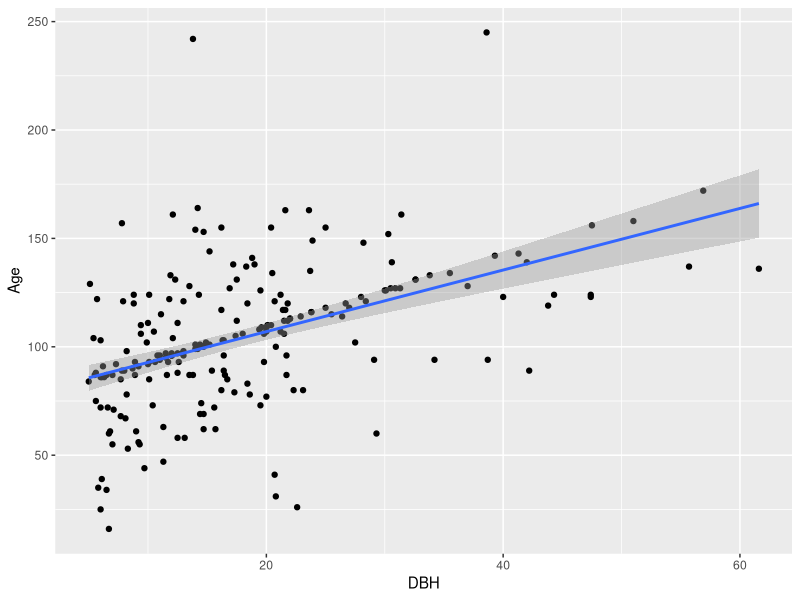
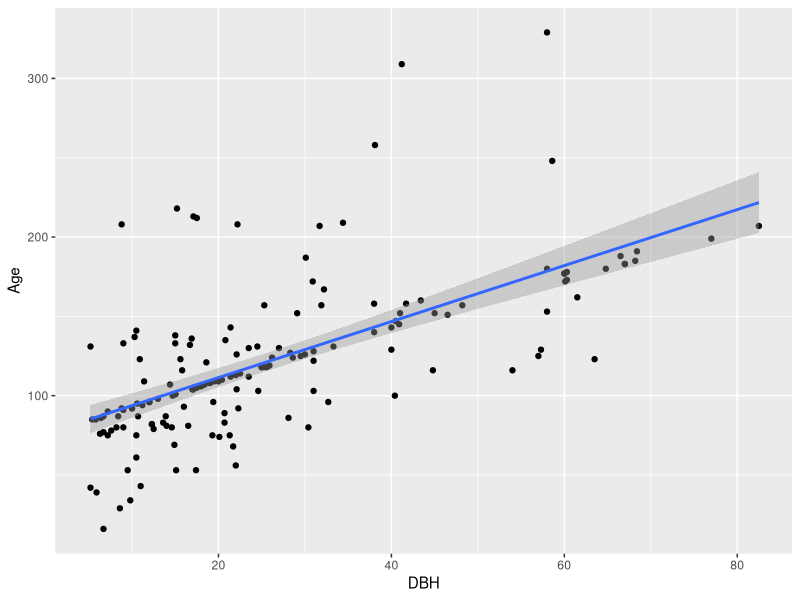

Recreate these plots in R, in order.
library(dplyr)
library(ggplot2)


# treeData <- read.csv("tree_data.csv", header = T)
treeData <- read.csv("AlpineFullTreeData.csv")


## Data from 2013, example reference date is 1960 (53 years ago)

# treeData <- treeData %>%
#   select(Transect..:DBH)
# 
# treeData$DBH <- as.numeric(treeData$DBH)
# treeData$Age <- as.numeric(treeData$Age)
# treeData$Species <- trimws(treeData$Species)
# 
# # or use treeData$Species[treeData$Species == "ABBI "] <- "ABBI"
# 
# treeData$Species <- toupper(treeData$Species)
# 
# 
# unique(treeData$Species)


# Code not for by species
# lm <- lm(data = treeData, formula = Age ~ DBH)
# 
# summary(lm)
# coefficients(lm)
# coefficients(lm)[1]
# coefficients(lm)[2]
# 
# 
# AgeDBHplot <- ggplot(data = treeData, mapping = aes(x = DBH, y = Age)) +
#   geom_point() +
#   geom_smooth(method = "lm")
# 
# AgeDBHplot




######################
# For trees that are alive


# linear models per species to determine non-aged trees

lmABBI <- lm(data = treeData, formula = Age ~ DBH, subset = Species == "ABBI")
lmPIEN <- lm(data = treeData, formula = Age ~ DBH, subset = Species == "PIEN")


summary(lmABBI)
coefficients(lmABBI)
coefficients(lmABBI)[1]
coefficients(lmABBI)[2]

summary(lmPIEN)
coefficients(lmPIEN)
coefficients(lmPIEN)[1]
coefficients(lmPIEN)[2]



AgeDBHplotABBI <- ggplot(data = treeData, mapping = aes(x = DBH, y = Age)) +
  geom_point(data = subset(treeData, Species == "ABBI")) +
  geom_smooth(data = subset(treeData, Species == "ABBI"), method = "lm")

AgeDBHplotABBI


AgeDBHplotPIEN <- ggplot(data = treeData, mapping = aes(x = DBH, y = Age)) +
  geom_point(data = subset(treeData, Species == "PIEN")) +
  geom_smooth(data = subset(treeData, Species == "PIEN"), method = "lm")

AgeDBHplotPIEN


# Not species specific
# predictedAge <- predict(lm, newdata = treeData)
# 
# ageTreeData <- treeData
# 
# ageTreeData$Age[is.na(ageTreeData$Age)] <- predictedAge[is.na(ageTreeData$Age)]
# ageTreeData$Age <- ceiling(ageTreeData$Age)




# create new dataframe with new rows, filling depending on species

ageTreeData <- treeData
missingRows <- is.na(ageTreeData$Age)
ABBIrows <- missingRows & ageTreeData$Species == "ABBI"


if (any(ABBIrows)) {
  predictedAgeABBI <- predict(lmABBI, newdata = ageTreeData[ABBIrows, ])
  ageTreeData$Age[ABBIrows] <- predictedAgeABBI
}



PIENrows <- missingRows & ageTreeData$Species == "PIEN"


if (any(PIENrows)) {
  predictedAgePIEN <- predict(lmPIEN, newdata = ageTreeData[PIENrows, ])
  ageTreeData$Age[PIENrows] <- predictedAgePIEN
}




# round age up to next whole number
ageTreeData$Age <- ceiling(ageTreeData$Age)



ageTreeData$estabYear <- 2013 - ageTreeData$Age


###################################
######### NOTE
###################################
# Datasheets for RMBL Reconstruction suggest that Avg incr. (mm) seem to be per transect
# Question: How was this determined?

# For now, assume ABBI avg. increment = 0.822818 mm/year
# PIEN avg. increment = 0.85 mm/year
#### This will have to be user input


ABBIavgInc <- 0.822818
PIENavgInc <- 0.85

# Then, growth to subtract for ABBI & PIEN (cm per year) = 

ABBIgrowthSub <- (ABBIavgInc*2)/10
PIENgrowthSub <- (PIENavgInc*2)/10



refTreeData <- ageTreeData %>% 
  filter(estabYear <= 1960) %>% 
  mutate(RefAge = (1960 - estabYear),
         RefDBH = ifelse(
           Species == "ABBI",
           DBH - ((2013 - 1960) * ABBIgrowthSub),
           ifelse(
             Species == "PIEN",
             DBH - ((2013 - 1960) * PIENgrowthSub),
             NA))) %>% 
  filter(RefDBH >= 0)


# Live tree DBHs calculated






############################# 
# Reviving dead trees to their state back at the reference date


# Calculate avg. dbh for species and convert to inches


# Don't know where this came from but avg. in dataset is (cm):
ABBIavgDBH <- mean(refTreeData$DBH[refTreeData$Species == "ABBI"], na.rm = T)
PIENavgDBH <- mean(refTreeData$DBH[refTreeData$Species == "PIEN"], na.rm = T)


ABBIavgDBHin <- ABBIavgDBH/2.54
PIENavgDBHin <- PIENavgDBH/2.54



# Snag Life  for (GUMO) = 2 * DBH(in inches)
# Snag Fall = 1/Snag Life

ABBIsl <- 2 * ABBIavgDBHin
PIENsl <- 2 * PIENavgDBHin

ABBIsf <- 1/ABBIsl
PIENsf <- 1/PIENsl




# decomposition rates between conclasses

speciesnames <- c("ABBI", "PIEN")
conclasses <- 3:7


decompreference <- expand.grid(Species = speciesnames,
                               Conclass = conclasses)

decompreference$Rate <- NA

decompreference$Rate[decompreference$Species == "ABBI" & decompreference$Conclass == 3] <- 0
decompreference$Rate[decompreference$Species == "PIEN" & decompreference$Conclass == 3] <- 0
decompreference$Rate[decompreference$Species == "ABBI" & decompreference$Conclass == 4] <- 0.2
decompreference$Rate[decompreference$Species == "PIEN" & decompreference$Conclass == 4] <- 0.2
decompreference$Rate[decompreference$Species == "ABBI" & decompreference$Conclass == 5] <- 0.15
decompreference$Rate[decompreference$Species == "PIEN" & decompreference$Conclass == 5] <- 0.15
decompreference$Rate[decompreference$Species == "ABBI" & decompreference$Conclass == 6] <- ABBIsf
decompreference$Rate[decompreference$Species == "PIEN" & decompreference$Conclass == 6] <- PIENsf
decompreference$Rate[decompreference$Species == "ABBI" & decompreference$Conclass == 7] <- ABBIsf
decompreference$Rate[decompreference$Species == "PIEN" & decompreference$Conclass == 7] <- PIENsf
# decompreference$Rate[decompreference$Species == "ABBI" & decompreference$Conclass == "8"] <- ABBIsf
# decompreference$Rate[decompreference$Species == "PIEN" & decompreference$Conclass == "8"] <- PIENsf


##########################################
################### WORK NEEDED HERE!!!!########################
# Here, we need to keep percentiles for Conclass 3 always at 0.
# Then conclass 4 and on, run the function so that it cumulatively adds the output of the function



percentiles <- c(0.25, 0.5, 0.75)
percentnames <- paste0("p", percentiles*100)
for (n in percentnames){
  decompreference[[as.character(n)]] <- NA
}



decompRate <- function(rate, percentiles){
    (log(percentiles) - log(1))/(log(1 + rate))
}


for (sp in unique(decompreference$Species)) {
  spRows <- decompreference$Species == sp
  decompSubDF <- decompreference[spRows, ]
  decompSubDF <- decompSubDF[order((decompSubDF$Conclass))]
  
  for (i in seq_along(percentiles)) {
    p <- percentiles[i]
    cname <- percentnames[i]
    
    vals <- rep(NA_real_, nrow(decompSubDF))
    
    # Conclass == 3 always 0
    vals[decompSubDF$Conclass == 3] <- 0
    
    # Conclass >= 4: cumulative sum of decompRate
    concl4up <- which(decompSubDF$Conclass >= 4)
    if (length(concl4up) > 0) {
      vals[concl4up] <- cumsum(decompRate(decompSubDF$Rate[concl4up], p))
    }
    
    # write back to main dataset
    decompreference[spRows, cname] <- vals
  }
}




# percentiles <- c(0.25, 0.5, 0.75)
# 
# # 3 -> 4 = 20%/year (known)
# rate34ALL <- 0.2
# decomprate34ALL <- decompRate(rate34ALL, percentiles)
# 
# 
# # 4 -> 5 = 15%/year(known)
# rate45ALL <- 0.15
# decomprate45ALL <- decompRate(rate45ALL, percentiles)
# decomprate45ALL <- decomprate34ALL + decomprate45ALL
# 
# # 5 -> 6 = dependent on snag fall
# rate56PIEN <- PIENsf
# decomprate56PIEN <- decompRate(rate56PIEN,  percentiles)
# decomprate56PIEN <- decomprate56PIEN + decomprate45ALL
# 
# rate56ABBI <- ABBIsf
# decomprate56ABBI <- decompRate(rate56ABBI,  percentiles)
# decomprate56ABBI <- decomprate56ABBI + decomprate45ALL
# 
# 
# # 6 -> 7 = dependent on snag fall
# 
# #### Why no transition from 6 to 7 in dataset?
# 
# 
# # 7 -> 8 = dependent on snag fall
# rate78PIEN <- rate56PIEN
# decomprate78PIEN <- decompRate(rate78PIEN,  percentiles)
# decomprate78PIEN <- decomprate78PIEN + decomprate56PIEN
# 
# rate78ABBI <- rate56ABBI
# decomprate78ABBI <- decompRate(rate78ABBI,  percentiles)
# decomprate78ABBI <- decomprate78ABBI + decomprate56PIEN






# load in dead tree data

# deadTreeData <- read.csv("dead_tree_data.csv")
# deadTreeData <- deadTreeData %>% 
#   select(Transect:Decay, X2013.DBH)
deadTreeData <- refTreeData

### Conclass function


conclass <- function(status, decay){
  ifelse(status == 2 & decay %in%  1:2, 3, 
  ifelse(status == 2 & decay %in%  3:4, 4, 
  ifelse(status == 2 & decay %in%  5:6, 5, 
  ifelse(status == 3, 6, 
  ifelse(status == 4 & decay %in%  1:2, 3,
  ifelse(status == 4 & decay %in%  3:4, 4, 
  ifelse(status == 4 & decay %in%  5:6, 5, 
  ifelse(status == 4 & decay == 7, 8,
  ifelse(status == 6, 7, 
  ifelse(status == 5, 7, NA))))))))))
}



deadTreeData$Conclass <- conclass(deadTreeData$Status, deadTreeData$Decay)


# decomprates <- rbind(
#   decomprate34ALL,
#   decomprate45ALL,
#   decomprate56PIEN,
#   decomprate56ABBI,
#   decomprate78PIEN,
#   decomprate78ABBI
# )
# colnames(decomprates) <- percentiles



### merge() here

deadTreeData <- merge(deadTreeData, decompreference, by = c("Species", "Conclass"), all.x = T)


for (n in percentnames){
  deathCol <- paste0(n, "DeathYear")
  deadTreeData[[deathCol]] <- ceiling(2013 + deadTreeData[[n]])
}





deadTreeData$p25refDBH[deadTreeData$Species == "ABBI"] <- 
  deadTreeData$DBH - (deadTreeData$p25DeathYear - 1960)*ABBIgrowthSub
deadTreeData$p25refDBH[deadTreeData$Species == "PIEN"] <- 
  deadTreeData$DBH - (deadTreeData$p25DeathYear - 1960)*PIENgrowthSub

deadTreeData$p50refDBH[deadTreeData$Species == "ABBI"] <- 
  deadTreeData$DBH - (deadTreeData$p50DeathYear - 1960)*ABBIgrowthSub
deadTreeData$p50refDBH[deadTreeData$Species == "PIEN"] <- 
  deadTreeData$DBH - (deadTreeData$p50DeathYear - 1960)*PIENgrowthSub

deadTreeData$p75refDBH[deadTreeData$Species == "ABBI"] <- 
  deadTreeData$DBH - (deadTreeData$p75DeathYear - 1960)*ABBIgrowthSub
deadTreeData$p75refDBH[deadTreeData$Species == "PIEN"] <- 
  deadTreeData$DBH - (deadTreeData$p75DeathYear - 1960)*PIENgrowthSub






deadTreeData25 <- deadTreeData[deadTreeData$p25refDBH > 0 | is.na(deadTreeData$p25refDBH),]
deadTreeData50 <- deadTreeData[deadTreeData$p50refDBH > 0 | is.na(deadTreeData$p25refDBH),]
deadTreeData75 <- deadTreeData[deadTreeData$p75refDBH > 0 | is.na(deadTreeData$p25refDBH),]



##### Step 6, Correct DBH for missing bark


# dob=(1.0508*dib)+0.2824

# DBH at reference year for conclasses 5+ = dib




deadTreeData25$RefDBH[!is.na(deadTreeData25$Conclass) & deadTreeData25$Conclass %in% 3:4] <- 
  deadTreeData25$p25refDBH[!is.na(deadTreeData25$Conclass) & deadTreeData25$Conclass %in% 3:4]
deadTreeData25$RefDBH[!is.na(deadTreeData25$Conclass) & deadTreeData25$Conclass %in% 5:7] <- 
  (deadTreeData25$p25refDBH[!is.na(deadTreeData25$Conclass) & deadTreeData25$Conclass %in% 5:7] * 1.0508) + 0.2824


deadTreeData50$RefDBH[!is.na(deadTreeData50$Conclass) & deadTreeData50$Conclass %in% 3:4] <- 
  deadTreeData50$p50refDBH[!is.na(deadTreeData50$Conclass) & deadTreeData50$Conclass %in% 3:4]
deadTreeData50$RefDBH[!is.na(deadTreeData50$Conclass) & deadTreeData50$Conclass %in% 5:7] <- 
  (deadTreeData50$p50refDBH[!is.na(deadTreeData50$Conclass) & deadTreeData50$Conclass %in% 5:7] * 1.0508) + 0.2824

deadTreeData75$RefDBH[!is.na(deadTreeData75$Conclass) & deadTreeData75$Conclass %in% 3:4] <- 
  deadTreeData75$p75refDBH[!is.na(deadTreeData75$Conclass) & deadTreeData75$Conclass %in% 3:4]
deadTreeData75$RefDBH[!is.na(deadTreeData75$Conclass) & deadTreeData75$Conclass %in% 5:7] <- 
  (deadTreeData75$p75refDBH[!is.na(deadTreeData75$Conclass) & deadTreeData75$Conclass %in% 5:7] * 1.0508) + 0.2824




### basal area = 0.00007854*(DBH^2)

### tree density seems to be 0 or 25? 0 if sapling, 25 if not




#finalTreeData25 <- full_join(refTreeData, deadTreeData25, by = c("RefDBH", "Species"))
finalTreeData25 <- deadTreeData25

finalTreeData25$BA <- 0.00007854*(finalTreeData25$RefDBH^2)

ABBIbasalA25 <- sum(finalTreeData25$BA[finalTreeData25$Species == "ABBI"])
PIENbasalA25 <- sum(finalTreeData25$BA[finalTreeData25$Species == "PIEN"])
ABBItreeD25 <- sum(finalTreeData25$Species == "ABBI")*25
PIENtreeD25 <- sum(finalTreeData25$Species == "PIEN")*25




#finalTreeData50 <- full_join(refTreeData, deadTreeData50, by = c("RefDBH", "Species"))
finalTreeData50 <- deadTreeData50
finalTreeData50$BA <- 0.00007854*(finalTreeData50$RefDBH^2)

ABBIbasalA50 <- sum(finalTreeData50$BA[finalTreeData50$Species == "ABBI"])
PIENbasalA50 <- sum(finalTreeData50$BA[finalTreeData50$Species == "PIEN"])
ABBItreeD50 <- sum(finalTreeData50$Species == "ABBI")*25
PIENtreeD50 <- sum(finalTreeData50$Species == "PIEN")*25





# finalTreeData75 <- full_join(refTreeData, deadTreeData75, by = c("RefDBH", "Species"))
finalTreeData75 <- deadTreeData75
finalTreeData75$BA <- 0.00007854*(finalTreeData75$RefDBH^2)

ABBIbasalA75 <- sum(finalTreeData75$BA[finalTreeData75$Species == "ABBI"])
PIENbasalA75 <- sum(finalTreeData75$BA[finalTreeData75$Species == "PIEN"])
ABBItreeD75 <- sum(finalTreeData75$Species == "ABBI")*25
PIENtreeD75 <- sum(finalTreeData75$Species == "PIEN")*25




ABBIbasalA <- c(ABBIbasalA25, ABBIbasalA50, ABBIbasalA75)
PIENbasalA <- c(PIENbasalA25, PIENbasalA50, PIENbasalA75)
ABBItreeD <- c(ABBItreeD25, ABBItreeD50, ABBItreeD75)
PIENtreeD <- c(PIENtreeD25, PIENtreeD50, PIENtreeD75)



ABBIbasalA
PIENbasalA
ABBItreeD
PIENtreeD

save.image(file = "liveTrees.RData")
